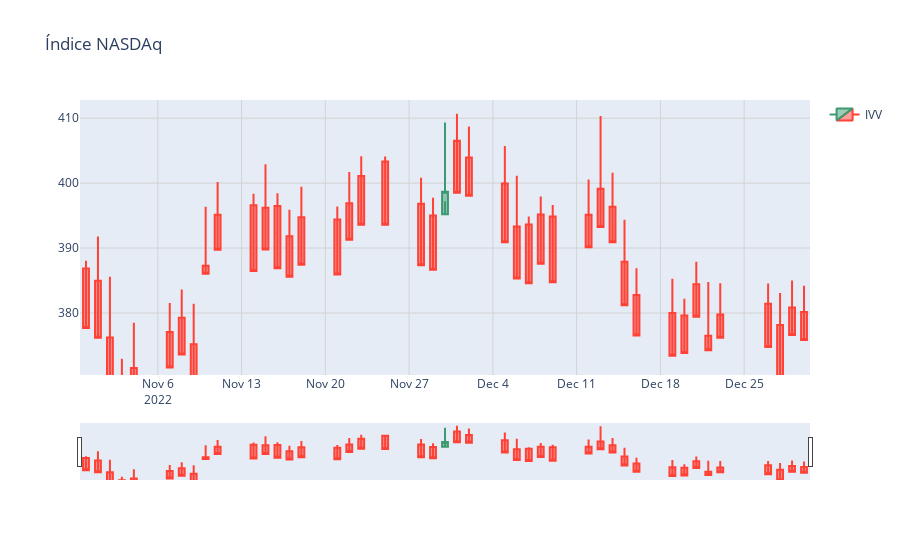

Write notebook code for a chart like this one.
### Code cell
layout = Layout(
    paper_bgcolor='rgba(0,0,0,0)',
    plot_bgcolor='rgba(0,0,0,0)'
)

grafico = graph_objects.Figure(
    data = [graph],
    layout_title="Índice NASDAq",
    # layout=layout
)
grafico.update_xaxes(showgrid=True, gridwidth=1, gridcolor='LightGrey')
grafico.update_yaxes(showgrid=True, gridwidth=1, gridcolor='LightGrey')

grafico
